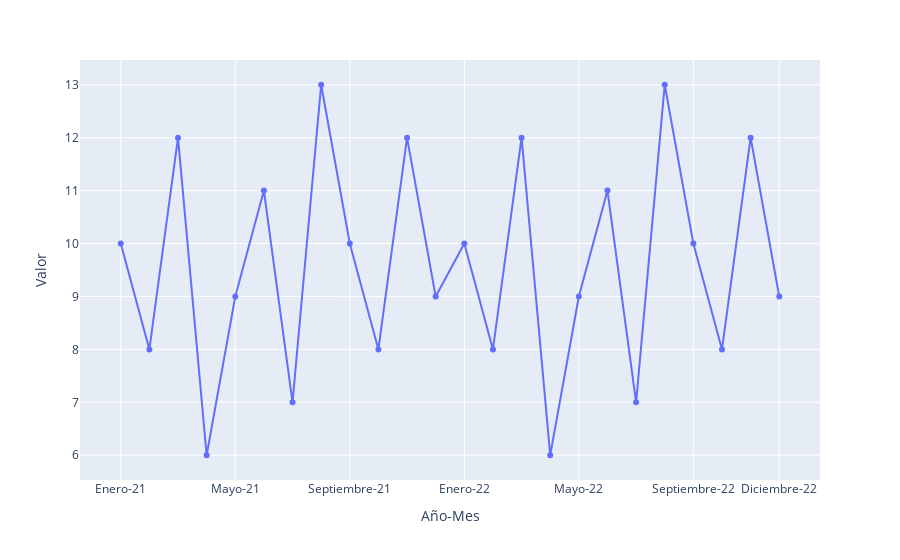

Source (notebook cell):
### Code cell
tickvals = ['Enero-2021', 'Mayo-2021', 'Septiembre-2021', 'Enero-2022', 'Mayo-2022', 'Septiembre-2022', 'Diciembre-2022',
            ]
ticktext =['Enero-21', 'Mayo-21', 'Septiembre-21', 'Enero-22', 'Mayo-22', 'Septiembre-22', 'Diciembre-22',
            ]

# Crear el gráfico de línea utilizando Plotly Express
fig = px.line(df, x='Año-Mes', y='Valor')
fig.update_traces(mode='markers+lines')
fig.update_xaxes(tickmode="array", tickvals=tickvals, ticktext=ticktext)
# fig.update_xaxes(tickangle=330)
# Mostrar el gráfico
fig.show()

### Figure 1 — Plotly figure (JSON) as saved in the notebook; plotly's stock layout.template omitted (floating-point values rounded to 4 significant figures)
{"data": [{"hovertemplate": "Año-Mes=%{x}<br>Valor=%{y}<extra></extra>", "legendgroup": "", "line": {"color": "#636efa", "dash": "solid"}, "marker": {"symbol": "circle"}, "mode": "markers+lines", "name": "", "orientation": "v", "showlegend": false, "type": "scatter", "x": ["Enero-2021", "Febrero-2021", "Marzo-2021", "Abril-2021", "Mayo-2021", "Junio-2021", "Julio-2021", "Agosto-2021", "Septiembre-2021", "Octubre-2021", "Noviembre-2021", "Diciembre-2021", "Enero-2022", "Febrero-2022", "Marzo-2022", "Abril-2022", "Mayo-2022", "Junio-2022", "Julio-2022", "Agosto-2022", "Septiembre-2022", "Octubre-2022", "Noviembre-2022", "Diciembre-2022"], "xaxis": "x", "y": [10, 8, 12, 6, 9, 11, 7, 13, 10, 8, 12, 9, 10, 8, 12, 6, 9, 11, 7, 13, 10, 8, 12, 9], "yaxis": "y"}], "layout": {"legend": {"tracegroupgap": 0}, "margin": {"t": 60}, "xaxis": {"anchor": "y", "domain": [0, 1], "tickmode": "array", "ticktext": ["Enero-21", "Mayo-21", "Septiembre-21", "Enero-22", "Mayo-22", "Septiembre-22", "Diciembre-22"], "tickvals": ["Enero-2021", "Mayo-2021", "Septiembre-2021", "Enero-2022", "Mayo-2022", "Septiembre-2022", "Diciembre-2022"], "title": {"text": "Año-Mes"}}, "yaxis": {"anchor": "x", "domain": [0, 1], "title": {"text": "Valor"}}}}
